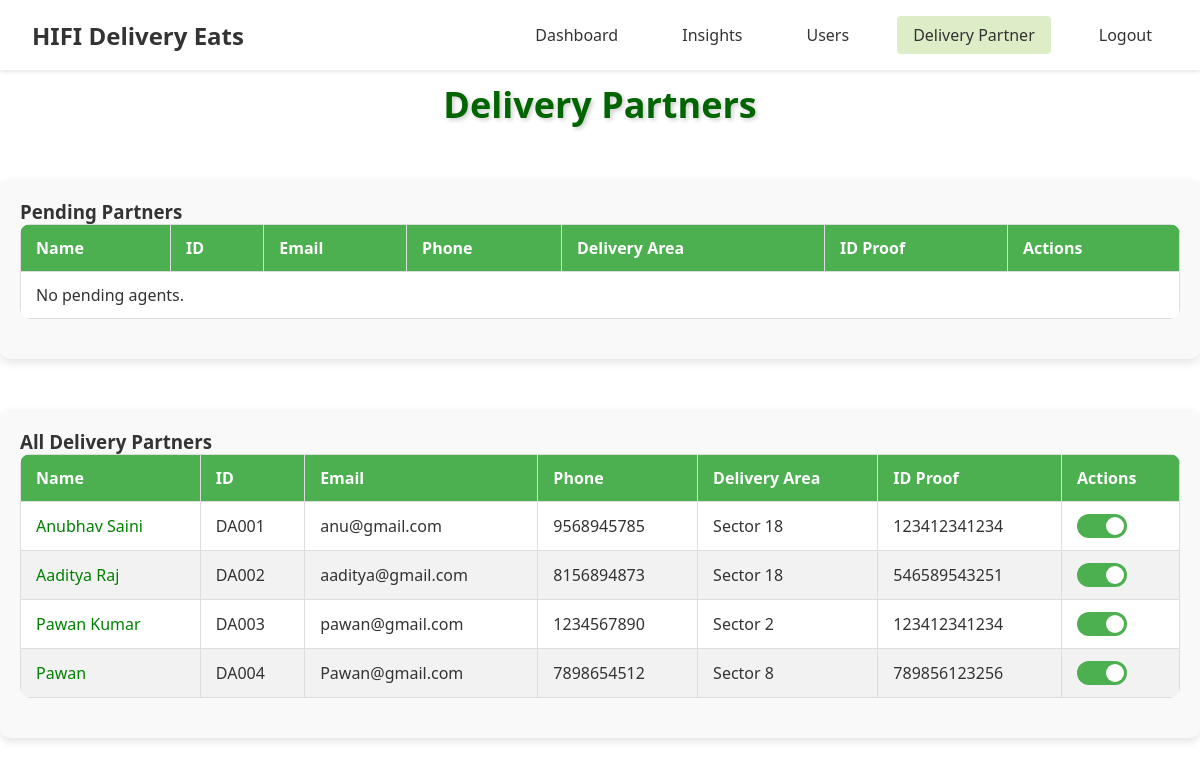
Screenshot of /admin/delivery_partner (signed in) with the database file from the repository.
### models.py (models this page shows, shortened)
class BaseModel(db.Model):
    __abstract__ = True
    PREFIX = None  # each child model must set this

class DeliveryAgent(UserMixin, BaseModel):
    __tablename__ = 'delivery_agent'
    PREFIX = 'DA'
    delivery_agent_id = db.Column(db.String(10), primary_key=True)
    username = db.Column(db.String(100))
    email = db.Column(db.String(100), unique=True)
    phone = db.Column(db.Integer, unique=True, nullable=False)
    password = db.Column(db.String(100), nullable=False)
    image = db.Column(db.String(255), nullable=True, server_default='')
    bio = db.Column(db.Text, nullable=True, server_default='')
    delivery_area = db.Column(db.String(100), nullable=False)
    available_slots = db.Column(db.Boolean, nullable=False, default=True)
    id_proof = db.Column(db.String(12), nullable=False, server_default='')
    is_approved = db.Column(db.Boolean, nullable=False, server_default='0')
    is_active = db.Column(db.Boolean, nullable=False, server_default='1')
    earnings = db.relationship("Earnings", back_populates="delivery_agent")
    delivery_feedbacks = db.relationship("DeliveryFeedback", back_populates="delivery_agent")
    deliveries = db.relationship("Order", back_populates="delivery_agent", foreign_keys="Order.delivery_agent_id")

### routes/admin_routes.py (the view)
    @app.route('/admin/delivery_partner')
    @login_required
    def delivery_partner():
        pending_agents = DeliveryAgent.query.filter_by(is_approved=False).all()
        accepted_agents = DeliveryAgent.query.filter_by(is_approved=True).all()
        return render_template(
            'admin/delivery_partner.html',
            pending_agents=pending_agents,
            accepted_agents=accepted_agents
        )

### templates/admin/delivery_partner.html (shortened to what this page needs)
{% extends 'admin/index.html' %}
{% block css %}
  <link
    rel="stylesheet"
    href="{{ url_for('static', filename='css/admin/delivery_partner.css') }}"
  />
{% endblock css %}
{% block content %}
<h2>Delivery Partners</h2>
<div class="table-container">
  <h3>Pending Partners</h3>
  <table>
    <thead>
      <tr>
        <th>Name</th>
        <th>ID</th>
        <th>Email</th>
        <th>Phone</th>
        <th>Delivery Area</th>
        <th>ID Proof</th>
        <th>Actions</th>
      </tr>
    </thead>
    <tbody id="userList">
      {% for agent in pending_agents %}
      <tr id="user-{{ agent.delivery_agent_id }}">
        <td>{{ agent.username }}</td>
        <td>{{ agent.delivery_agent_id }}</td>
        <td>{{ agent.email }}</td>
        <td>{{ agent.phone }}</td>
        <td>{{ agent.delivery_area }}</td>
        <td>{{ agent.id_proof }}</td>
        <td>
          <button class="accept" onclick="handleAccept('{{ agent.delivery_agent_id }}')">
            Accept
          </button>
          <button class="reject" onclick="handleReject('{{ agent.delivery_agent_id }}')">
            Reject
          </button>
        </td>
      </tr>
      {% else %}
      <tr>
        <td colspan="7">No pending agents.</td>
      </tr>
      {% endfor %}
    </tbody>
  </table>
</div>
<div class="table-container">
  <h3>All Delivery Partners</h3>
  <table>
    <thead>
      <tr>
        <th>Name</th>
        <th>ID</th>
        <th>Email</th>
        <th>Phone</th>
        <th>Delivery Area</th>
        <th>ID Proof</th>
        <th>Actions</th>
      </tr>
    </thead>
    <tbody id="acceptedAgentsList">
      {% for agent in accepted_agents %}
      <tr id="user-{{ agent.delivery_agent_id }}">
        <td style="color: {% if not agent.is_active %}red{% else %}green{% endif %};">
          {{ agent.username }}
        </td>
        <td>{{ agent.delivery_agent_id }}</td>
        <td>{{ agent.email }}</td>
        <td>{{ agent.phone }}</td>
        <td>{{ agent.delivery_area }}</td>
        <td>{{ agent.id_proof }}</td>
        <td>
          <label class="switch">
            <span class="slider"></span>
          </label>
        </td>
      </tr>
      {% else %}
      <tr>
        <td colspan="7">No accepted agents.</td>
      </tr>
      {% endfor %}
    </tbody>
  </table>
</div>
{% endblock content %}

### static/css/admin/admin.css (style rules this page uses)
* { margin: 0; padding: 0; box-sizing: border-box; font-family: 'Segoe UI', Tahoma, Geneva, Verdana, sans-serif; }
:root { --primary-green: #50b341; --light-green: #DCEDC8; --white: #ffffff; --text-dark: #333333; }
body { background-color: var(--white); color: var(--text-dark); }

### static/css/admin/delivery_partner.css (style rules this page uses)
h2 { color: darkgreen; text-align: center; margin-bottom: 10px; font-size: 36px; font-weight: bold; text-shadow: 2px 2px 4px rgba(0, 0, 0, 0.2); transition: text-shadow 0.3s ease-in-out; margin-top: 1rem; }
.table-container { margin: 50px auto; padding: 20px; border-radius: 10px; box-shadow: 0 4px 8px rgba(0, 0, 0, 0.1); background-color: #f9f9f9; width: 100%; max-width: 1200px; }
table { width: 100%; border-collapse: collapse; margin-bottom: 20px; background-color: #fff; border-radius: 10px; overflow: hidden; }
th, td { border: 1px solid #ddd; padding: 12px 15px; text-align: left; }
th { background-color: #4CAF50; color: white; }
tbody tr:nth-child(even) { background-color: #f2f2f2; }
.switch { position: relative; display: inline-block; width: 50px; height: 24px; }
.slider { position: absolute; cursor: pointer; top: 0; left: 0; right: 0; bottom: 0; background-color: #ccc; transition: .4s; border-radius: 24px; }
.slider:before { position: absolute; content: ""; height: 18px; width: 18px; left: 3px; bottom: 3px; background-color: white; transition: .4s; border-radius: 50%; }
input:checked + .slider { background-color: #4caf50; }
input:checked + .slider:before { transform: translateX(26px); }

### rows the page displays
DeliveryAgent: username "Anubhav Saini", delivery_agent_id "DA001", email "anu@gmail.com", phone "9568945785", delivery_area "Sector 18", id_proof "123412341234"
DeliveryAgent: username "Aaditya Raj", delivery_agent_id "DA002", email "aaditya@gmail.com", phone "8156894873", delivery_area "Sector 18", id_proof "546589543251"
DeliveryAgent: username "Pawan Kumar", delivery_agent_id "DA003", email "pawan@gmail.com", phone "1234567890", delivery_area "Sector 2", id_proof "123412341234"
DeliveryAgent: username "Pawan", delivery_agent_id "DA004", email "Pawan@gmail.com", phone "7898654512", delivery_area "Sector 8", id_proof "789856123256"
